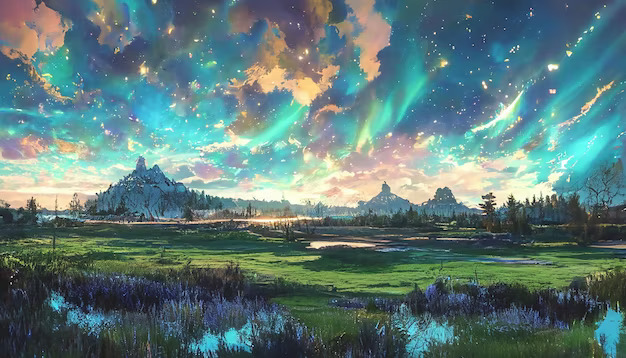
#> input picture IVP Lab - Model Questions/SET-5/Art.jpg, 626 x 358 px
$ jupyter execute notebook.ipynb
#> lines starting #> are read from the running program, lines starting #| are printed output that depends on the picture; after the words box and inside, x2 and y2 are one past the last pixel; in counts of white or black regions, pixels touching at a corner belong together
#### Question:

Perform thresholding on a grayscale image to separate the foreground from the background. Experiment with different threshold values and methods (e.g., global vs. adaptive thresholding).\
Implement k-means clustering for color image segmentation. Discuss how the number of clusters affects the segmentation outcome.

`Import the required libraries`

[cell 1]
import cv2
import numpy as np
import matplotlib.pyplot as plt

`Function to display the images`

[cell 2]
def display(img,name):
    plt.title(name)
    plt.imshow(img,cmap='gray')
    plt.axis('off')

`Read the image`

[cell 3]
image = cv2.imread('Art.jpg')
#> image is the input picture: shape (358, 626, 3); mean B, G, R 121.3, 123.3, 94.8
gray = cv2.cvtColor(image, cv2.COLOR_BGR2GRAY)
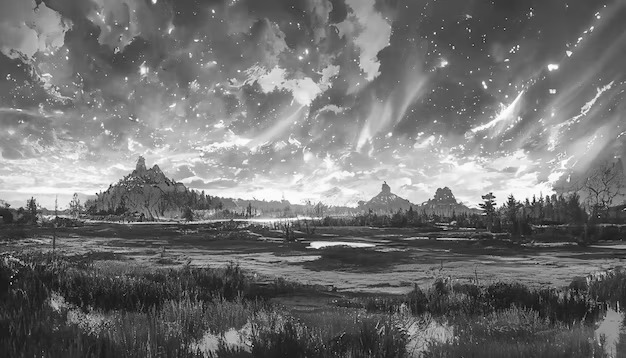
#> gray: shape (358, 626); min 0, max 255, mean 114.6
display(gray,'Original Image')

`Segregating Foreground and Background Images`

[cell 4]
ret1, thresh1 = cv2.threshold(gray, 127, 255, cv2.THRESH_BINARY)
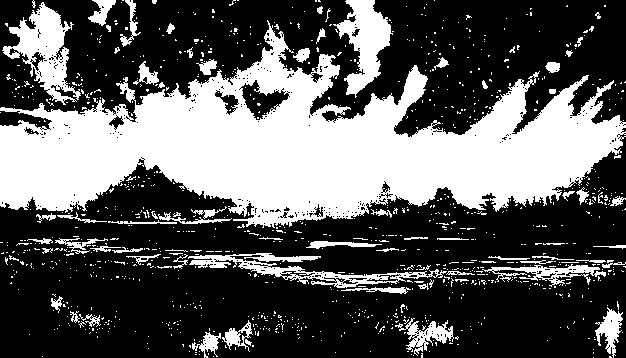
#> thresh1: shape (358, 626); 35.7% white; 1057 white regions (983 under 20 px), largest, box (x1, y1, x2, y2) and area: (0, 20, 626, 228) 60410, (2, 2, 81, 105) 3239, (333, 0, 393, 98) 2725
display(thresh1,'Global Thresholding')

[cell 5]
thresh2 = cv2.adaptiveThreshold(gray, 255, cv2.ADAPTIVE_THRESH_MEAN_C, cv2.THRESH_BINARY, 15, 14)
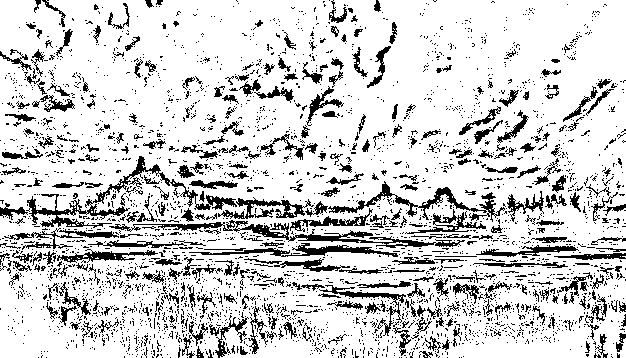
#> thresh2: shape (358, 626); 82.3% white; black in thin lines or dots
thresh3 = cv2.adaptiveThreshold(gray, 255, cv2.ADAPTIVE_THRESH_GAUSSIAN_C, cv2.THRESH_BINARY_INV, 15, 21)
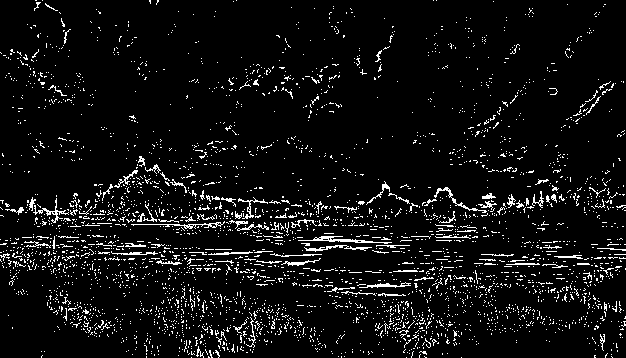
#> thresh3: shape (358, 626); 6.4% white in thin lines or dots
'''
cv2.adaptiveThreshold(src, maxValue, adaptiveMethod, thresholdType, blockSize, C)
src: Input gray scale image
maxValue: Maximum intensity value which is assigned to output
adaptiveMethod: Adaptive method to calculate threshold
thresholdType: Type of thresholding -> cv2.THRESH_BINARY or cv2.THRESH_BINARY_INV
blockSize: Size of a pixel neighborhood that is used to calculate a threshold value for the pixel
C: Constant subtracted from the mean or weighted mean
'''

[cell 6]
plt.figure(figsize=(10,10))
plt.subplot(121), display(thresh2,'Adaptive Mean Thresholding')
plt.subplot(122), display(thresh3,'Adaptive Gaussian Thresholding')
plt.show()
